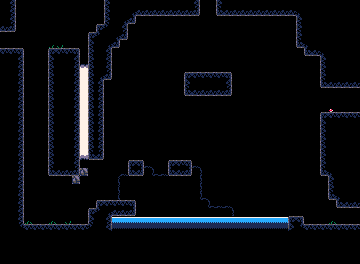

The image is a tile-based game level rendered from a .tmx file. Its description and source (layers, tilesets, objects; grid data summarised) follow:
An orthogonal 45x33 tile map with 8x8 px tiles, 1 tile layer (Tiles) and 8 objects (8x entity).

<map version="1.10" tiledversion="1.11.2" orientation="orthogonal" renderorder="right-down" width="45" height="33" tilewidth="8" tileheight="8" infinite="0" nextlayerid="3" nextobjectid="12">
 <tileset firstgid="1" source="tileset.tsx" />
 <layer id="1" name="Tiles" width="45" height="33">
  <data>[1485 cells, 645 non-empty, 20 distinct tile ids]</data>
 </layer>
 <objectgroup id="2" name="Objects">
  <object id="1" name="water_tank" type="entity" x="296" y="208" width="8" height="8" />
  <object id="6" name="water_tank" type="entity" x="112" y="192" width="8" height="8" />
  <object id="2" name="player" type="entity" x="112" y="128" width="8" height="8" />
  <object id="10" name="sign" type="entity" x="176" y="152" width="8" height="8">
   <properties>
    <property name="text" value="room11_hint" />
   </properties>
  </object>
  <object id="11" name="sign" type="entity" x="96" y="192" width="8" height="8">
   <properties>
    <property name="text" value="room01_hint" />
   </properties>
  </object>
  <object id="4" name="ceil_gun_enemy" type="entity" x="64" y="176" width="8" height="8" />
  <object id="5" name="gun_enemy" type="entity" x="40" y="216" width="8" height="8" />
  <object id="8" name="sign" type="entity" x="208" y="64" width="8" height="8">
   <properties>
    <property name="text" value="funny" />
   </properties>
  </object>
 </objectgroup>
</map>
